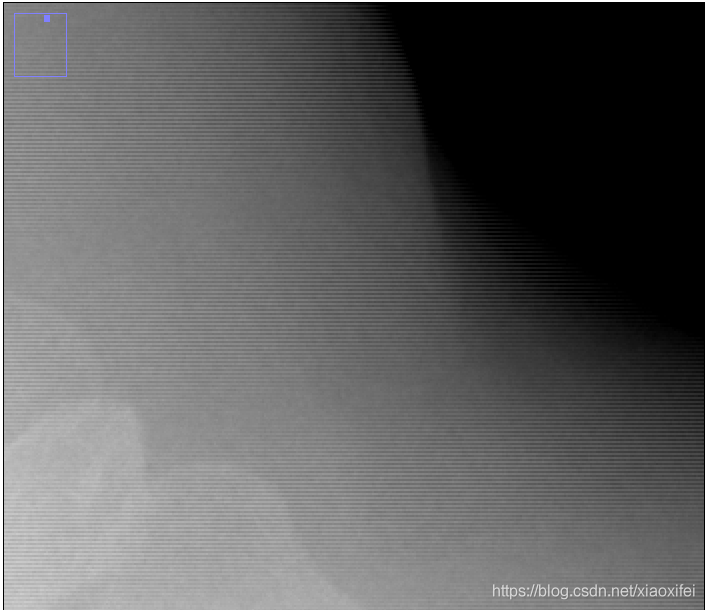
#> input picture tmp.png, 705 x 610 px
$ python 3.py
#> lines starting #> are read from the running program, lines starting #| are printed output that depends on the picture
# writer:wojianxinygcl@163.com

# date  : 2020.3.30

import cv2 as cv

import numpy as np

from matplotlib import pyplot as plt

#读取图像

img = cv.imread('tmp.png', 0)
#> img: shape (610, 705); min 0, max 255, mean 94.4

#傅里叶变换

f = np.fft.fft2(img)

fshift = f
sigma=300

# [12 lines of commented-out code are left out]

res = np.log(np.abs(fshift))
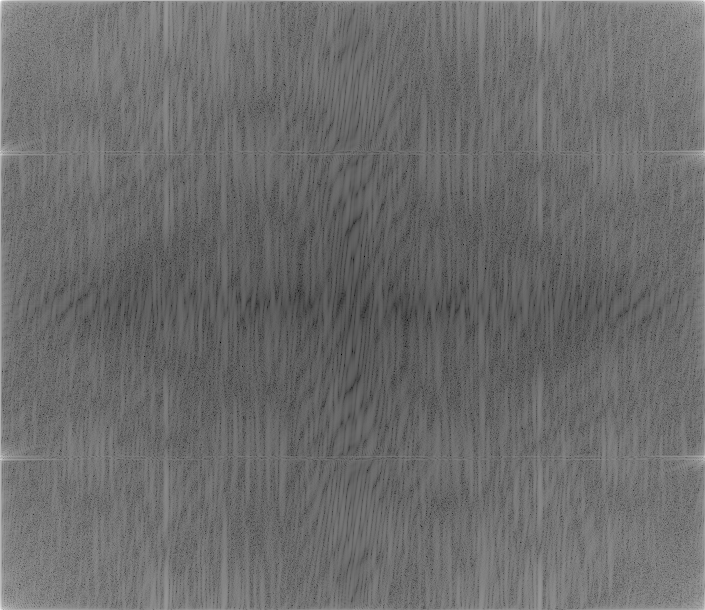
#> res: shape (610, 705) float64; min -0.97, max 17.52, mean 6.91; drawn with min black and max white

#傅里叶逆变换

ishift = fshift

iimg = np.fft.ifft2(ishift)

iimg = np.abs(iimg)

#展示结果

plt.subplot(131), plt.imshow(img, 'gray'), plt.title('Original Image')

plt.axis('off')

plt.subplot(132), plt.imshow(res, 'gray'), plt.title('Fourier Image')

plt.axis('off')

plt.subplot(133), plt.imshow(iimg, 'gray'), plt.title('Inverse Fourier Image')

plt.axis('off')

plt.savefig("fuliye.png")
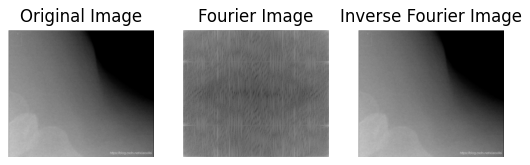
#> figure drawn by matplotlib, 3 panels
plt.close()
plt.imshow(res,'gray')
plt.savefig('333333333333.png')
cv.imwrite('fuliyetupian.png',res)
